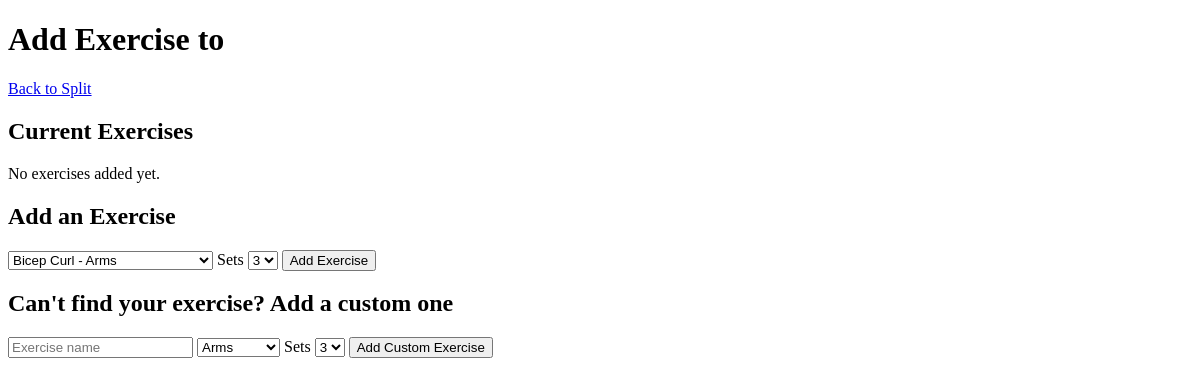
Before: /split/4/add-day-exercise/4 with the older database file.
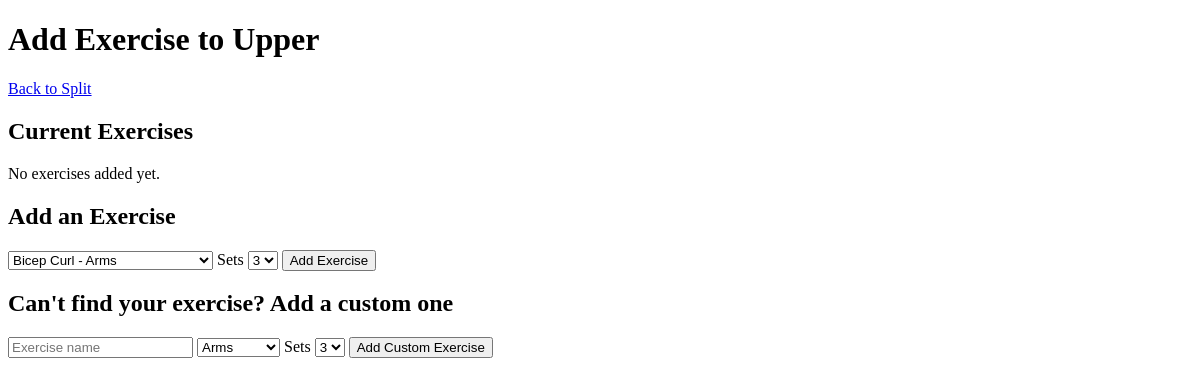
After: the same page with the newer database file.
### tables this page shows
CREATE TABLE split_days (
            id INTEGER PRIMARY KEY AUTOINCREMENT,
            split_id INTEGER NOT NULL,
            day_name TEXT NOT NULL,
            day_order INTEGER NOT NULL,
            FOREIGN KEY (split_id) REFERENCES workout_splits(id)
        );

### app.py (the view)
@app.route("/split/<int:split_id>/add-day-exercise/<int:day_id>")
def add_day_exercise_page(split_id, day_id):
    conn = get_db()
    cursor = conn.cursor()
    cursor.execute("SELECT * FROM split_days WHERE id = ?", (day_id,))
    day = cursor.fetchone()
    cursor.execute("""
        SELECT exercises.*, split_exercises.sets_count FROM exercises
        JOIN split_exercises ON exercises.id = split_exercises.exercise_id
        WHERE split_exercises.split_day_id = ?
    """, (day_id,))
    current_exercises = cursor.fetchall()
    cursor.execute("SELECT * FROM exercises ORDER BY muscle_group")
    all_exercises = cursor.fetchall()
    conn.close()
    return render_template("add_day_exercise.html",
        day=day,
        split_id=split_id,
        current_exercises=current_exercises,
        all_exercises=all_exercises
    )

### app.py (called while the page is built)
def get_db():
    conn = sqlite3.connect(DB_PATH)
    conn.row_factory = sqlite3.Row
    return conn

### templates/add_day_exercise.html (shortened to what this page needs)
<!DOCTYPE html>
<html lang="en">
<head>
</head>
<body>
    <h1>Add Exercise to {{ day.day_name }}</h1>
    <a href="/split/{{ split_id }}">Back to Split</a>
    <h2>Current Exercises</h2>
    {% if current_exercises %}
        <ul>
            {% for exercise in current_exercises %}
                <li>{{ exercise.name }} - {{ exercise.muscle_group }} — {{ exercise.sets_count }} sets</li>
            {% endfor %}
        </ul>
    {% else %}
        <p>No exercises added yet.</p>
    {% endif %}
    <h2>Add an Exercise</h2>
    <form action="/split/{{ split_id }}/add-day-exercise/{{ day.id }}" method="POST">
        <select name="exercise_id">
            {% for exercise in all_exercises %}
                <option value="{{ exercise.id }}">{{ exercise.name }} - {{ exercise.muscle_group }}</option>
            {% endfor %}
        </select>
        <label>Sets</label>
        <select name="sets_count">
            <option value="3" selected>3</option>
        </select>
        <button type="submit">Add Exercise</button>
    </form>
    <h2>Can't find your exercise? Add a custom one</h2>
    <form action="/split/{{ split_id }}/add-custom-exercise/{{ day.id }}" method="POST">
        <input type="text" name="name" placeholder="Exercise name" required>
        <select name="muscle_group">
            <option value="Arms">Arms</option>
        </select>
        <label>Sets</label>
        <select name="sets_count">
            <option value="3" selected>3</option>
        </select>
        <button type="submit">Add Custom Exercise</button>
    </form>
</body>
</html>

Changed rows visible on the page:
added split_days: day_name "Upper"
